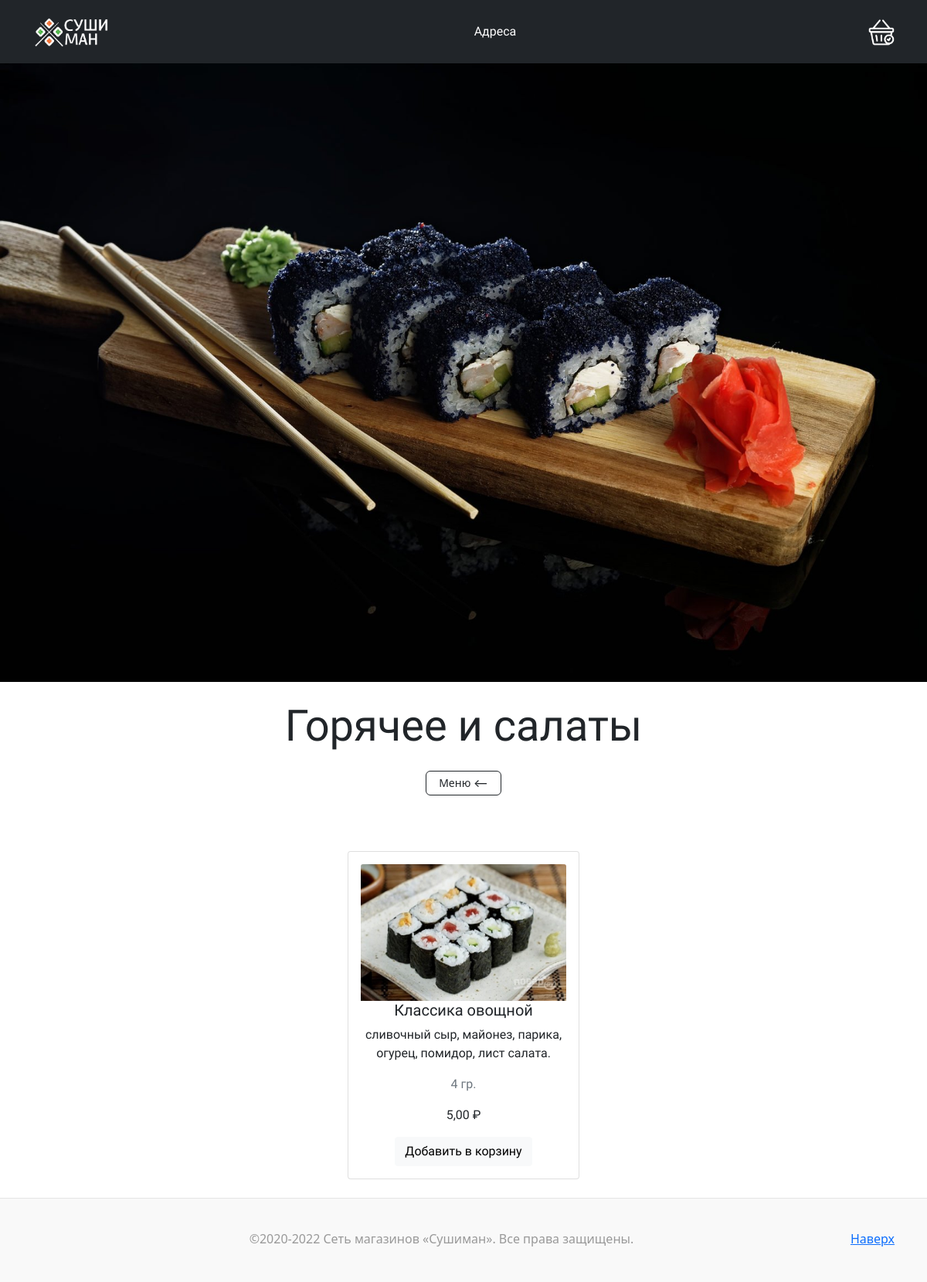
Before: /category/hotandsalads/ with the older database file.
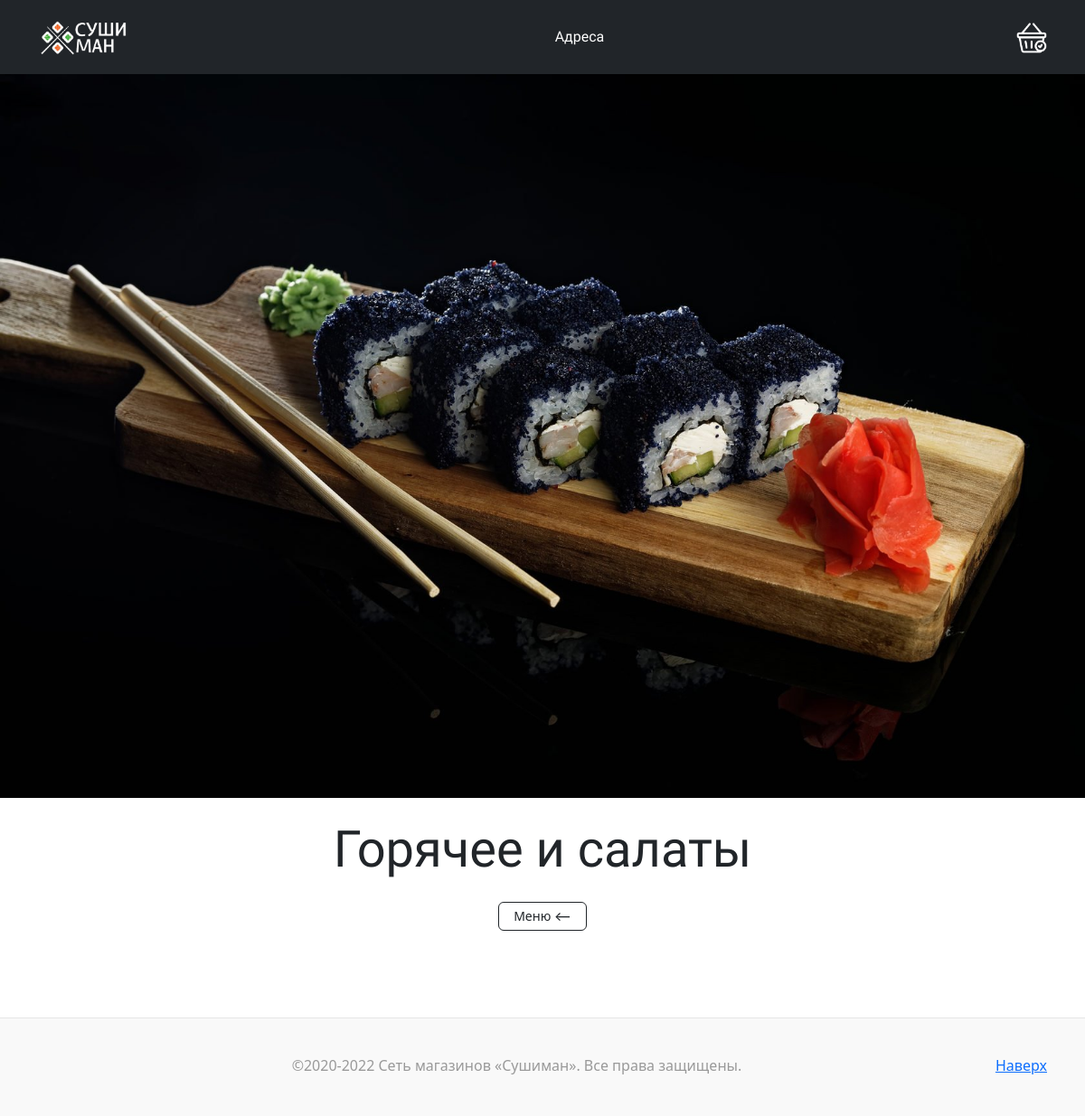
After: the same page with the newer database file.
### main/models.py (models this page shows, shortened)
class Product(models.Model):
    image = models.ImageField(
        upload_to='media/images/products',
        null=True,
    )
    category = models.ForeignKey(
        verbose_name='Категория товара',
        to="Category",
        null=False,
        blank=False,
        on_delete=models.CASCADE,
    )
    name = models.CharField(
        verbose_name='Название',
        max_length=100,
        null=False,
        blank=False,
    )
    price = models.DecimalField(
        verbose_name='Цена',
        max_digits=6,  # До 6 цифорок
        decimal_places=2,  # Две из которых после запятой -> до 9999.99 рублей
        null=False,
        blank=False,
    )
    compound = models.CharField(
        verbose_name='Состав',
        max_length=300,
        null=False,
        blank=False,
    )
    weight = models.IntegerField(
        verbose_name='Вес в граммах',
        null=True,
        blank=True,
    )
    class Meta:
        verbose_name = 'Товар'
        verbose_name_plural = 'Товары'

### main/views.py (the view)
# urls.py: path(r'category/<slug:category_slug>/', views.view_category, name="main_category"),
def view_category(request, category_slug):
    c = base_context(request)
    category = get_object_or_404(Category, slug=category_slug)
    c["page_name"] = category.name
    c["page_header"] = category.name
    c['products'] = Product.objects.filter(category=category)
    c['form'] = CartAddProductForm()
    return render(request, 'pages/category.html', c)

### cart/forms.py
class CartAddProductForm(forms.Form):
    quantity = forms.IntegerField(required=False, initial=1, widget=forms.HiddenInput)
    override = forms.BooleanField(required=False, initial=False, widget=forms.HiddenInput)

### main/views.py (called while the page is built)
def base_context(request):
    context = dict()
    context['user'] = request.user
    context["site_name"] = "Sushiman"  # Строка перед | в title страницы
    context["page_name"] = "Главная"  # Строка после |
    context["page_header"] = ""  # Название страницы в display-3 стиле
    return context

### main/templates/pages/category.html (shortened to what this page needs)
{% extends 'base.html' %}
{% load static %}
{% block content %}
{% include 'banner.html' %}
<div class="content text-center">
  <p class="display-4 my-4">{{ page_header }}</p>
</div>
<div class="contend text-center">
<input type="button" class="btn btn-transparent btn-lg" onclick="history.back();" value="Меню &#10229;" style="    position: relative;
    display: inline-block;
    padding: 5px 16px;
    font-size: 14px;
    font-weight: 500;
    line-height: 20px;
    white-space: nowrap;
    vertical-align: middle;
    cursor: pointer;
    -webkit-user-select: none;
    user-select: none;
    border: 1px solid;
    border-radius: 6px;
    -webkit-appearance: none;
    appearance: none;"/>
</div>
<br>
<br>
<br>
<div class="container-fluid d-flex flex-row flex-wrap justify-content-evenly">
  {% for product in products %}
  <div class="enlarge card mx-1 text-center" style="width: 300px;" data-aos="zoom-in">
    <div class="card-body">
      <img class="card-img-top" src="{{ product.image.url }}" alt="Фото {{ product.name }}" style="max-width: 500px; max-height: 500px;">
      <h5 class="card-title">{{ product.name }}</h5>
      <p class="cart-text">{{ product.compound }}</p>
      <p class="cart text-muted">{{product.weight}} гр.</p>
      <p class="card-text">{{ product.price }} ₽</p>
      <form action="{% url 'cart:cart_add' product.id %}" method="post">
        <input type="submit" class="btn btn-light" value="Добавить в корзину">
      </form>
    </div>
  </div>
  {% endfor %}
</div>
{% endblock content %}

Changed rows visible on the page:
removed Product: image (picture), name "Классика овощной", compound "сливочный сыр, майонез, парика, огурец, помидор, лист салата.", weight "4", price "5,00"
